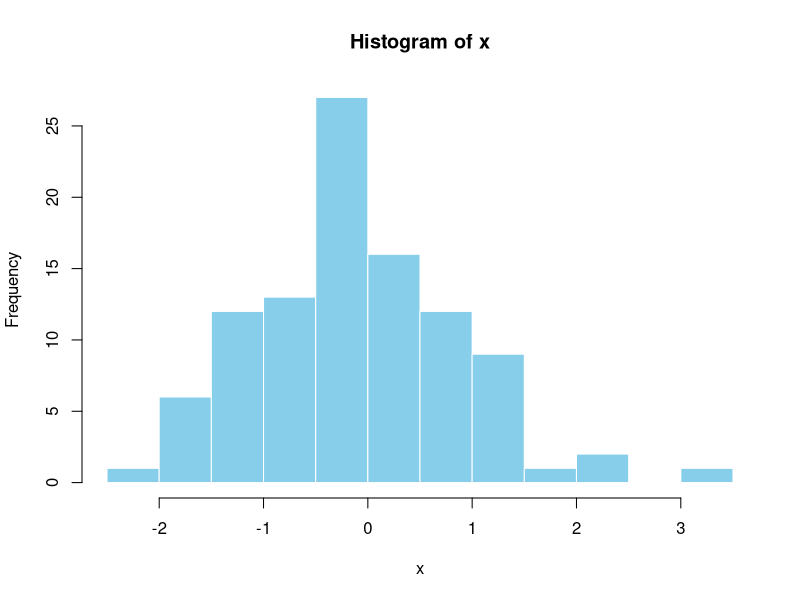

Generate this figure with R:
# Generate 100 random numbers from normal distribution
x <- rnorm(100)
summary(x)

# Plot histogram
hist(x, main = "Histogram of x", col = "skyblue", border = "white")
